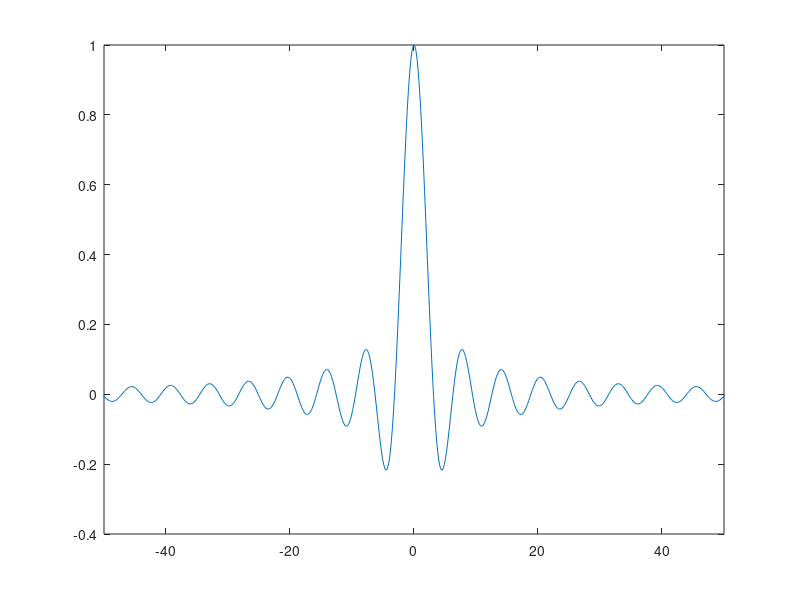

Write MATLAB code to recreate this figure. (Note: this script raises an error after producing the figure.)
%% Restrict Ruler Panning to X-Dimension
% Create _x_ and _y_ values, and plot them using custom _x_-axis limits. 
% Replace the default set of interactions with a ruler-pan interaction that
% is restricted to the _x_-dimension. Then drag the _x_-axis to pan. 
% Notice that you cannot pan the _y_-axis. 

x = linspace(-500,500,5000);
y = sin(x)./x;
plot(x,y)
xlim([-50 50])
ax = gca;
ax.Interactions = rulerPanInteraction('Dimensions','x');

% Copyright 2018 The MathWorks, Inc.
